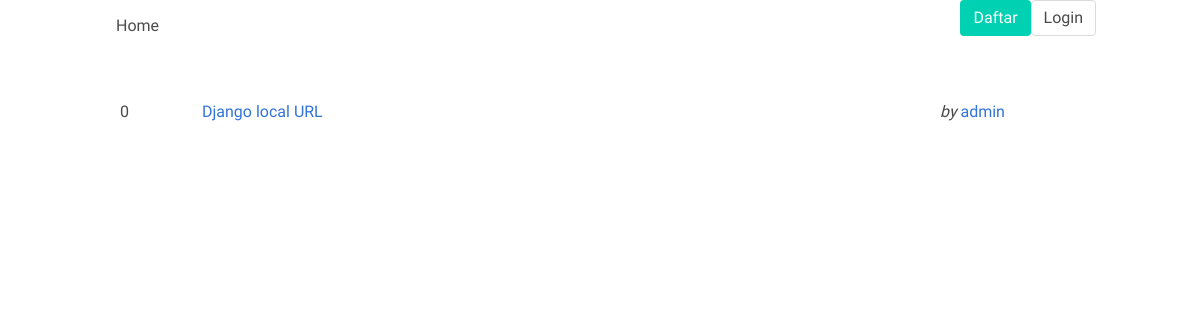
Before: / with the older database file.
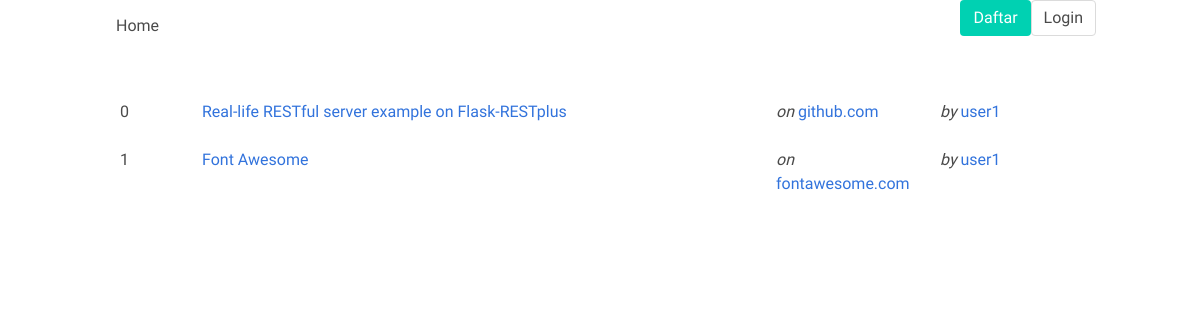
After: the same page with the newer database file.
### posts/models.py (models this page shows)
class Base(models.Model):
	title = models.CharField(max_length=127)
	author = models.ForeignKey(User, on_delete=models.CASCADE)
	class Meta:
		abstract = True
	def __str__(self):
		return self.title

class Link(Base):
	content = models.URLField()
	site = models.ForeignKey(
		Site, null=True,
		on_delete=models.CASCADE
	)
	score = models.PositiveIntegerField(default=0)
	voters = models.ManyToManyField(User, related_name="voter")

class Site(models.Model):
	domain = models.CharField(
		max_length=255,
		unique=True
	)
	title = models.CharField(max_length=127, blank=True)
	score = models.PositiveIntegerField(default=0)
	def __str__(self):
		return self.domain

### posts/views.py (the view)
# urls.py: path('', views.home, name='home'),
def home(request):
	links = Link.objects.all()
	return render(request, 'home.html', {'links': links})

### templates/home.html (shortened to what this page needs)
{% extends 'base.html' %}
{% block content %}
<div class="container">
	{% include 'includes/navbar.html' %}
</div>
<section class="section">
	<div class="container">
	{% for link in links %}
	<div class="columns">
		<div class="column is-1">
			{% if user.is_authenticated %}
			<a href="{% url 'post:vote' link.id %}?next={{ request.path }}">{{ link.score }}</a>
			{% else %}
			{{ link.score }}
			{% endif %}
		</div>
		<div class="column">
			<a href="{{ link.content }}">{{ link }}</a>
		</div>
		<div class="column is-2">
			{% if link.site %}
			<em>on</em> <a href="{% url 'post:site' link.site %}">{{ link.site }}</a>
			{% endif %}
		</div>
		<div class="column is-2">
			{% if link.author %}
			<em>by</em> <a href="#?next={{ request.path }}">{{ link.author }}</a>
			{% endif %}
		</div>
	</div>
	{% endfor %}
	</div>
</section>
{% endblock %}

### templates/base.html (shortened to what this page needs)
{% load static %}<!DOCTYPE html>
<html>
<head>
	<link rel="stylesheet" type="text/css" href="{% static 'bulma/css/bulma.min.css' %}" />
	<link rel="stylesheet" type="text/css" href="{% static 'fontawesome/css/fontawesome-all.min.css' %}" />
	<link rel="stylesheet" type="text/css" href="{% static 'css/style.css' %}" />
</head>
<body>
	{% block content %}
	{% endblock %}
</body>
</html>

### templates/includes/navbar.html (shortened to what this page needs)
<nav class="navbar" role="navigation" aria-label="main navigation dropdown">
  <div class="navbar-brand">
    <a class="navbar-item" href="{% url 'post:home' %}">
      Home
    </a>
  </div>
  <div class="navbar-menu" id="idMenu">
    <div class="navbar-end">
      {% if user.is_authenticated %}
        <div class="navbar-item has-dropdown is-hoverable">
          <a href="#" class="navbar-link">{{ user.username }}</a>
          <div class="navbar-dropdown">
            <div class="navbar-item ">
              <a href="{% url 'logout' %}">Logout</a>
            </div>
          </div>
        </div>
      {% else %}
        <a href="{% url 'daftar' %}" class="button is-primary navbar-item">Daftar</a>
        <a href="{% url 'login' %}" class="button navbar-item">Login</a>
      {% endif %}
    </div>
  </div>
</nav>

### static/css/style.css (style rules this page uses)
body { font-family: 'Raleway', sans-serif; }

Changed rows visible on the page:
changed Link: title "Django local URL" → "Real-life RESTful server example on Flask-RESTplus"; site_id empty → 1 (drawn); site (not shown) → "github.com"; author "admin" → "user1"
added Link: score "1", title "Font Awesome", site "fontawesome.com", author "user1"
